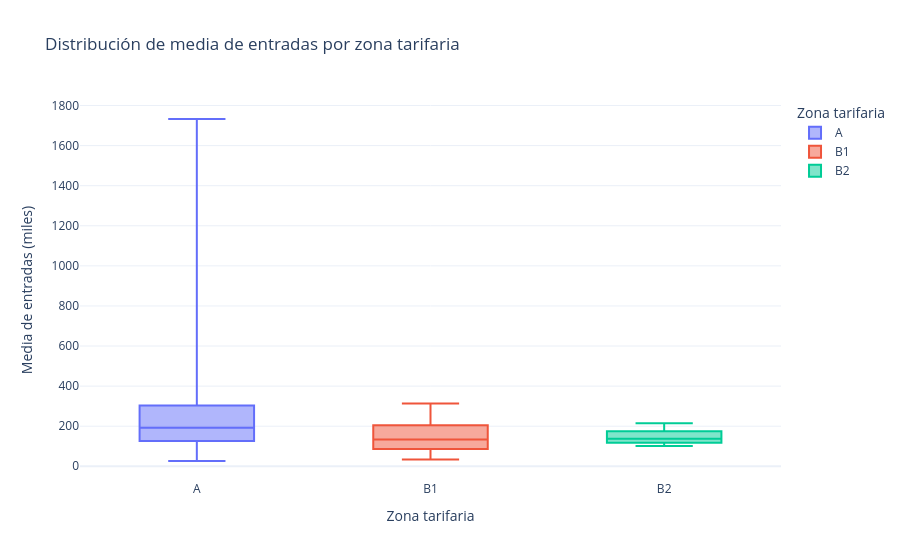

Write notebook code for a chart like this one.
### Code cell
#quitamos los outliers para ver mejor la distribución
fig = px.box(
    ranking_estaciones,
    x='zona',
    y='media_miles',
    color='zona',  # opcional: colorear por zona
    points=False,  # sin los puntos individuales
    title='Distribución de media de entradas por zona tarifaria',
    labels={'zona': 'Zona tarifaria', 'media_miles': 'Media de entradas (miles)'}
)

fig.update_layout(template='plotly_white')
fig.show()

### Figure 1 — Plotly figure (JSON) as saved in the notebook; plotly's stock layout.template omitted (floating-point values rounded to 4 significant figures; data arrays with more than 128 entries replaced by an {"elided": "..."} marker saying what was removed)
{"data": [{"alignmentgroup": "True", "boxpoints": false, "hovertemplate": "Zona tarifaria=%{x}<br>Media de entradas (miles)=%{y}<extra></extra>", "legendgroup": "A", "marker": {"color": "#636efa"}, "name": "A", "notched": false, "offsetgroup": "A", "orientation": "v", "showlegend": true, "type": "box", "x": {"elided": "193 str values"}, "x0": " ", "xaxis": "x", "y": {"elided": "193 float values"}, "y0": " ", "yaxis": "y"}, {"alignmentgroup": "True", "boxpoints": false, "hovertemplate": "Zona tarifaria=%{x}<br>Media de entradas (miles)=%{y}<extra></extra>", "legendgroup": "B1", "marker": {"color": "#EF553B"}, "name": "B1", "notched": false, "offsetgroup": "B1", "orientation": "v", "showlegend": true, "type": "box", "x": ["B1", "B1", "B1", "B1", "B1", "B1", "B1", "B1", "B1", "B1", "B1", "B1", "B1", "B1", "B1", "B1", "B1", "B1", "B1", "B1", "B1", "B1", "B1", "B1", "B1", "B1", "B1", "B1", "B1", "B1", "B1", "B1", "B1", "B1"], "x0": " ", "xaxis": "x", "y": [313.1, 262.7, 246.4, 246.4, 246.4, 211.5, 209.7, 206.9, 204.4, 174.6, 170.7, 164.9, 160.2, 146.6, 142.3, 139.1, 138.9, 127.7, 119.9, 113.4, 108.4, 105.3, 102.7, 90.5, 88.7, 86.04, 85.14, 75.21, 73.92, 67.05, 66.64, 65.45, 63.35, 34.36], "y0": " ", "yaxis": "y"}, {"alignmentgroup": "True", "boxpoints": false, "hovertemplate": "Zona tarifaria=%{x}<br>Media de entradas (miles)=%{y}<extra></extra>", "legendgroup": "B2", "marker": {"color": "#00cc96"}, "name": "B2", "notched": false, "offsetgroup": "B2", "orientation": "v", "showlegend": true, "type": "box", "x": ["B2", "B2", "B2", "B2", "B2", "B2", "B2", "B2", "B2", "B2"], "x0": " ", "xaxis": "x", "y": [215.3, 211.1, 174.9, 142.9, 140.2, 134.8, 134.2, 117.8, 101.3, 100.8], "y0": " ", "yaxis": "y"}], "layout": {"boxmode": "overlay", "legend": {"title": {"text": "Zona tarifaria"}, "tracegroupgap": 0}, "title": {"text": "Distribución de media de entradas por zona tarifaria"}, "xaxis": {"anchor": "y", "categoryarray": ["A", "B1", "B2"], "categoryorder": "array", "domain": [0, 1], "title": {"text": "Zona tarifaria"}}, "yaxis": {"anchor": "x", "domain": [0, 1], "title": {"text": "Media de entradas (miles)"}}}}
